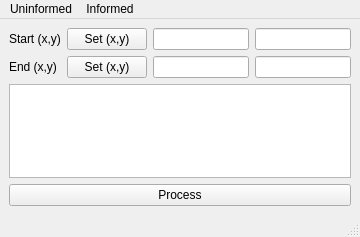
<?xml version="1.0" encoding="UTF-8"?>
<ui version="4.0">
 <class>MainWindow</class>
 <widget class="QMainWindow" name="MainWindow">
  <property name="geometry">
   <rect>
    <x>0</x>
    <y>0</y>
    <width>360</width>
    <height>237</height>
   </rect>
  </property>
  <property name="windowTitle">
   <string>Uninformed-Informed search  algorithms</string>
  </property>
  <widget class="QWidget" name="centralwidget">
   <layout class="QVBoxLayout" name="verticalLayout">
    <item>
     <layout class="QGridLayout" name="gridLayout">
      <item row="1" column="0">
       <widget class="QLabel" name="label_2">
        <property name="text">
         <string>End (x,y)</string>
        </property>
       </widget>
      </item>
      <item row="1" column="2">
       <widget class="QLineEdit" name="dest_x">
        <property name="text">
         <string/>
        </property>
       </widget>
      </item>
      <item row="0" column="0">
       <widget class="QLabel" name="label">
        <property name="text">
         <string>Start (x,y)</string>
        </property>
       </widget>
      </item>
      <item row="0" column="2">
       <widget class="QLineEdit" name="source_x">
        <property name="text">
         <string/>
        </property>
       </widget>
      </item>
      <item row="0" column="3">
       <widget class="QLineEdit" name="source_y">
        <property name="text">
         <string/>
        </property>
       </widget>
      </item>
      <item row="1" column="3">
       <widget class="QLineEdit" name="dest_y">
        <property name="text">
         <string/>
        </property>
       </widget>
      </item>
      <item row="0" column="1">
       <widget class="QPushButton" name="set_source">
        <property name="text">
         <string>Set (x,y)</string>
        </property>
       </widget>
      </item>
      <item row="1" column="1">
       <widget class="QPushButton" name="set_dest">
        <property name="text">
         <string>Set (x,y)</string>
        </property>
       </widget>
      </item>
     </layout>
    </item>
    <item>
     <widget class="QTextEdit" name="algorithm_output"/>
    </item>
    <item>
     <widget class="QPushButton" name="btn_process">
      <property name="text">
       <string>Process</string>
      </property>
     </widget>
    </item>
   </layout>
  </widget>
  <widget class="QMenuBar" name="menubar">
   <property name="geometry">
    <rect>
     <x>0</x>
     <y>0</y>
     <width>360</width>
     <height>24</height>
    </rect>
   </property>
   <widget class="QMenu" name="menuFiles">
    <property name="title">
     <string>Uninformed</string>
    </property>
    <addaction name="actionBreadth_first_search"/>
    <addaction name="actionDepth_first_searc"/>
    <addaction name="actionIterative_deepening_search"/>
   </widget>
   <widget class="QMenu" name="menuInformed">
    <property name="title">
     <string>Informed</string>
    </property>
    <addaction name="actionBest_first_search"/>
    <addaction name="actionA_search"/>
   </widget>
   <addaction name="menuFiles"/>
   <addaction name="menuInformed"/>
  </widget>
  <widget class="QStatusBar" name="statusbar"/>
  <action name="actionBreadth_first_search">
   <property name="text">
    <string>Breadth first search</string>
   </property>
  </action>
  <action name="actionDepth_first_searc">
   <property name="text">
    <string>Depth first search</string>
   </property>
  </action>
  <action name="actionIterative_deepening_search">
   <property name="text">
    <string>Iterative Deepening Search</string>
   </property>
  </action>
  <action name="actionBest_first_search">
   <property name="text">
    <string>Best first search</string>
   </property>
  </action>
  <action name="actionA_search">
   <property name="text">
    <string>A * search</string>
   </property>
  </action>
 </widget>
 <resources/>
 <connections/>
</ui>
